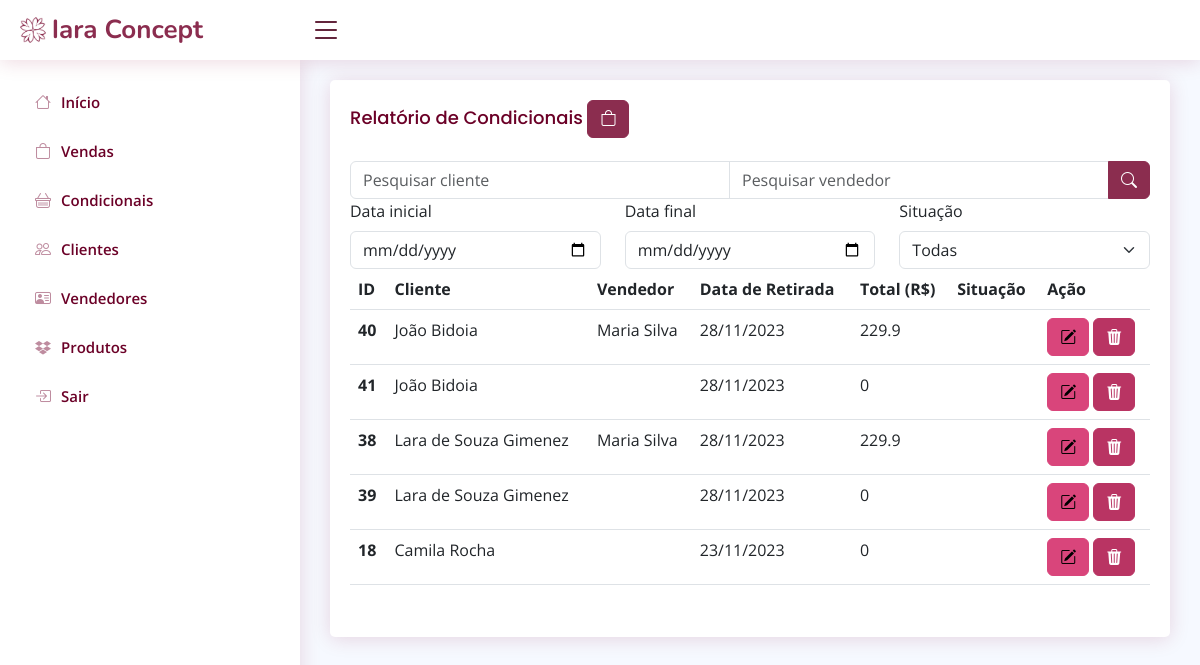
/relatorio_condicionais_cliente.php (signed in), run on an earlier commit of the app's database.
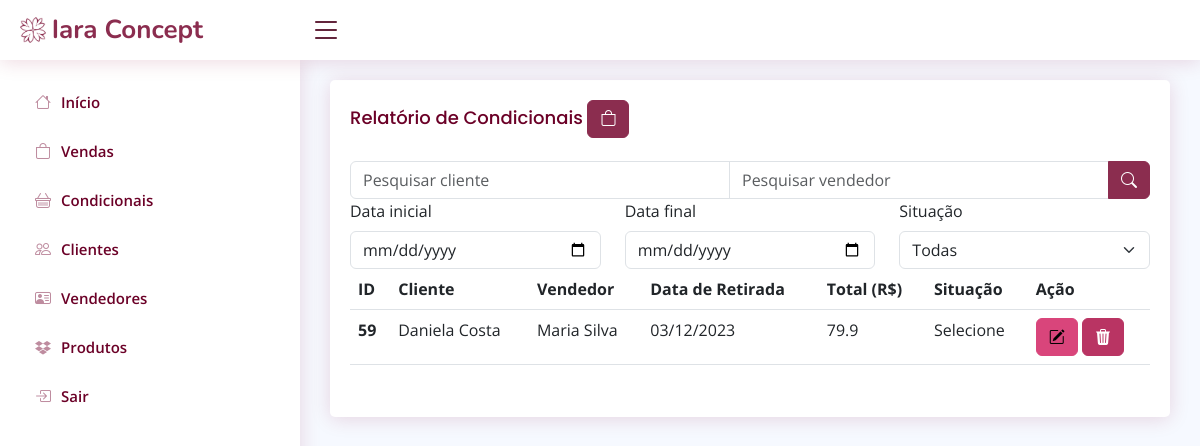
And on a later commit of the database.
### tables this page shows
CREATE TABLE `compravenda` (
  `id` int(11) NOT NULL,
  `cliente_id` int(11) NOT NULL,
  `vendedor_id` int(11) DEFAULT NULL,
  `desconto` double NOT NULL,
  `datacriacao` datetime NOT NULL DEFAULT current_timestamp(),
  `operacao` varchar(20) NOT NULL,
  `formaPagamento` varchar(100) NOT NULL,
  `situacao` varchar(20) NOT NULL
);

CREATE TABLE `cliente` (
  `id` int(11) NOT NULL,
  `nome` varchar(100) NOT NULL,
  `cpf` varchar(15) NOT NULL,
  `telefone` varchar(15) DEFAULT NULL,
  `cidade` varchar(50) DEFAULT NULL,
  `estado` varchar(20) DEFAULT NULL,
  `endereco` varchar(50) DEFAULT NULL,
  `status` varchar(20) NOT NULL
);

CREATE TABLE `vendedor` (
  `id` int(11) NOT NULL,
  `nome` varchar(100) NOT NULL,
  `telefone` varchar(20) DEFAULT NULL,
  `endereco` varchar(100) DEFAULT NULL,
  `status` varchar(20) NOT NULL
);

### relatorio_condicionais_cliente.php (the view, shortened to what this page needs)
<!DOCTYPE html>
<?php
require_once("conexao.php");
$pesquisaCliente  = "";
$pesquisaVendedor = "";
$filtro = "";
$pesquisaDataInicio = "";
$pesquisaDataFim = "";
$sql = "SELECT cv.id, c.nome as cliente, v.nome as vendedor, cv.datacriacao, cv.operacao, cv.situacao
        FROM compravenda cv
        LEFT JOIN cliente c ON cv.cliente_id = c.id
        LEFT JOIN vendedor v ON cv.vendedor_id = v.id
              $filtro
        ORDER BY cv.datacriacao desc";
$resultado = mysqli_query($conexao, $sql);
?>
<?php require_once("cabecalho.php") ?>
<main id="main" class="main">
    <section class="section">
        <div class="card">
            <div class="card-body">
                <h5 class="card-title">Relatório de Condicionais
                <a href="relatorio_vendas_cliente.php" class="btn btn-primary"><i class="bi bi-bag"></i></a>
                </h5>
                <div class="row">
                    <div class="mb-3">
                        <form method="post">
                            <div class="input-group">
                            <input type="text" class="form-control" id="cliente" name="cliente"
                            value="<?php echo $pesquisaCliente; ?>" placeholder="Pesquisar cliente">
                            <input type="text" class="form-control" id="vendedor" name="vendedor"
                            value="<?php echo $pesquisaVendedor; ?>" placeholder="Pesquisar vendedor">
                            <button name="pesquisar" stype="button" class="btn btn-primary"><i class="bi bi-search"></i></button>
                            </div>
                            <div class="row">
                            <div class="col-md-4">
                                <label for="datacriacao" class="form-label">Data inicial</label>
                                <input type="date" class="form-control" id="dataInicio" name="dataInicio"
                                placeholder="Data Inicial" value="<?php echo $pesquisaDataInicio; ?>">
                            </div>
                            <div class="col-md-4">
                                <label for="datacriacao" class="form-label">Data final</label>
                                <input type="date" class="form-control" id="dataFim" name="dataFim"
                                placeholder="Data Final" value="<?php echo $pesquisaDataFim; ?>">
                            </div>
                            <div class="col-md-4">
                                <label for="situacaoFiltro" class="form-label">Situação</label>
                                <select class="form-select" id="situacaoFiltro" name="situacaoFiltro">
                                    <option value="" selected>Todas</option>
                                </select>
                            </div>
                            </div>
                        </form>
                <table class="table">
                    <thead>
                        <tr>
                            <th scope="col">ID</th>
                            <th>Cliente</th>
                            <th>Vendedor</th>
                            <th>Data de Retirada</th>
                            <th>Total (R$)</th>
                            <th>Situação</th>
                            <th scope="col">Ação</th>
                        </tr>
                    </thead>
                    <tbody>
                        <?php while ($linha = mysqli_fetch_array($resultado)) { ?>
                            <tr>
                                <th>
                                <?= $linha['id'] ?>
                                </th>
                                <td>
                                <?= $linha['cliente'] ?>
                                </td>
                                <td>
                                <?= $linha['vendedor'] ?>
                                </td>
                                <td>
                                <?= date("d/m/Y", strtotime($linha['datacriacao']))?>
                                </td>
                                <td>
                                    <?php
                                    $total = 0;
                                    $sqlProduto = "select quantidade, valorunitario from compravendaproduto where compravenda_id = " . $linha['id'];
                                    $resultadoVendaProduto = mysqli_query($conexao, $sqlProduto);
                                    if (mysqli_num_rows($resultadoVendaProduto) > 0) {
                                        while ($linhaVendaProduto = mysqli_fetch_array($resultadoVendaProduto)) {
                                            $total += ($linhaVendaProduto['quantidade'] * $linhaVendaProduto['valorunitario']);
                                        }
                                    }
                                    $sqlDesconto = "select desconto from compravenda where id = " . $linha['id'];
                                    $resultadoDesconto = mysqli_query($conexao, $sqlDesconto);
                                    $linhaDesconto = mysqli_fetch_array($resultadoDesconto);
                                    echo $total - $linhaDesconto['desconto']; ?>
                                </td>
                                <td>
                                <?= $linha['situacao'] ?>
                                </td>
                                <td>
                                <a href="alterarVenda.php?id=<?= $linha['id'] ?>" class="btn btn-warning"><i
                                    class="bi bi-pencil-square"></i></a>
                                <a href="relatorio_condicionais_cliente.php? id=<?= $linha['id'] ?>" class="btn btn-danger"
                                    onclick="return confirm('Deseja excluir mesmo?')">
                                    <i class="bi bi-trash3-fill"></i>
                                </a>
                                </td>
                        <?php
                        }
                        ?>
                    </tbody>
                </table>
            </div>
        </div>
    </section>
</main>
<?php require_once("rodape.php") ?>

### cabecalho.php (shortened to what this page needs)
<!DOCTYPE html>
<html lang="pt-br">
<head>
  <link href="assets/vendor/bootstrap/css/bootstrap.min.css" rel="stylesheet">
  <link href="assets/vendor/bootstrap-icons/bootstrap-icons.css" rel="stylesheet">
  <link href="assets/vendor/boxicons/css/boxicons.min.css" rel="stylesheet">
  <link href="assets/vendor/quill/quill.snow.css" rel="stylesheet">
  <link href="assets/vendor/quill/quill.bubble.css" rel="stylesheet">
  <link href="assets/vendor/remixicon/remixicon.css" rel="stylesheet">
  <link href="assets/vendor/simple-datatables/style.css" rel="stylesheet">
  <link href="assets/css/style.css" rel="stylesheet">
</head>
<body>
    <?php require_once("menu.php")?>

### menu.php (shortened to what this page needs)
<header id="header" class="header fixed-top d-flex align-items-center">
  <div class="d-flex align-items-center justify-content-between">
    <a href="index.html" class="logo d-flex align-items-center">
      <img src="assets/img/logo.png" alt="">
      <span class="d-none d-lg-block">Iara Concept</span>
    </a>
    <i class="bi bi-list toggle-sidebar-btn"></i>
  </div>
</header>
<aside id="sidebar" class="sidebar">
  <ul class="sidebar-nav" id="sidebar-nav">
    <li class="nav-item">
      <a class="nav-link collapsed" href="dashboard.php">
        <i class="bi bi-house"></i>
        <span>Início</span>
      </a>
    </li>
    <li class="nav-item">
      <a class="nav-link collapsed" href="relatorio_vendas_cliente.php">
        <i class="bi bi-bag"></i>
        <span>Vendas</span>
      </a>
    </li>
    <li class="nav-item">
      <a class="nav-link collapsed" href="relatorio_condicionais_cliente.php">
        <i class="bi bi-basket"></i>
        <span>Condicionais</span>
      </a>
    </li>
    <li class="nav-item">
      <a class="nav-link collapsed" href="listarCliente.php">
        <i class="bi bi-people"></i>
        <span>Clientes</span>
      </a>
    </li>
    <li class="nav-item">
      <a class="nav-link collapsed" href="listarVendedor.php">
        <i class="bi bi-person-vcard"></i>
        <span>Vendedores</span>
      </a>
    </li>
    <li class="nav-item">
      <a class="nav-link collapsed" href="listarProduto.php">
        <i class="bi bi-dropbox"></i>
        <span>Produtos</span>
      </a>
    </li>
    <li class="nav-item">
        <?php
          print '<a href="logout.php" class="nav-link collapsed"><i class="bi bi-box-arrow-in-right"></i>Sair</a>';
        ?>
    </li>
  </ul>
</aside>

### rodape.php (shortened to what this page needs)
</body>
</html>

### assets/css/style.css (style rules this page uses)
:root { scroll-behavior: smooth; }
body { font-family: "Open Sans", sans-serif; background: #f6f9ff; color: #444444; }
a { color: #4154f1; text-decoration: none; }
h1, h2, h3, h4, h5, h6 { font-family: "Nunito", sans-serif; }
#main { margin-top: 60px; padding: 20px 30px; transition: all 0.3s; }
.card { margin-bottom: 30px; border: none; border-radius: 5px; box-shadow: 0px 2px 20px #92003627; }
.card-title { padding: 20px 0 15px 0; font-size: 18px; font-weight: 500; color: #6b0027; font-family: "Poppins", sans-serif; }
.card-body { padding: 0 20px 20px 20px; }
.logo { line-height: 1; }
@media (min-width: 1200px) { .logo { width: 280px; } }
.logo img { max-height: 26px; margin-right: 6px; }
.logo span { font-size: 26px; font-weight: 700; color: #8b2d4f; font-family: "Nunito", sans-serif; }
.header { transition: all 0.5s; z-index: 997; height: 60px; box-shadow: 0px 2px 20px #92003627; background-color: #fff; padding-left: 20px; }
.header .toggle-sidebar-btn { font-size: 32px; padding-left: 10px; cursor: pointer; color: #5c1c34; }
.sidebar { position: fixed; top: 60px; left: 0; bottom: 0; width: 300px; z-index: 996; transition: all 0.3s; padding: 20px; overflow-y: auto; scrollbar-width: thin; scrollbar-color: #aab7cf transparent; box-shadow: 0px 0px 20px #92003627; background-color: #fff; }
@media (min-width: 1200px) { #main, #footer { margin-left: 300px; } }
.sidebar-nav { padding: 0; margin: 0; list-style: none; }
.sidebar-nav li { padding: 0; margin: 0; list-style: none; }
.sidebar-nav .nav-item { margin-bottom: 5px; }
.sidebar-nav .nav-link { display: flex; align-items: center; font-size: 15px; font-weight: 600; color: #D9457B; transition: 0.3; background: #fff6f9; padding: 10px 15px; border-radius: 4px; }
.sidebar-nav .nav-link i { font-size: 16px; margin-right: 10px; color: #D9457B; }
.sidebar-nav .nav-link.collapsed { color: #6b0027; background: #fff; }
.sidebar-nav .nav-link.collapsed i { color: #be8c9f; }

What changed in the data, as far as the page shows it:
removed compravenda: id "40", cliente.nome "João Bidoia", vendedor.nome "Maria Silva", datacriacao "28/11/2023", $total-$linhaDesconto['desconto'] "229.9"
removed compravenda: id "41", cliente.nome "João Bidoia", datacriacao "28/11/2023", $total-$linhaDesconto['desconto'] "0"
removed compravenda: id "38", cliente.nome "Lara de Souza Gimenez", vendedor.nome "Maria Silva", datacriacao "28/11/2023", $total-$linhaDesconto['desconto'] "229.9"
removed compravenda: id "39", cliente.nome "Lara de Souza Gimenez", datacriacao "28/11/2023", $total-$linhaDesconto['desconto'] "0"
removed compravenda: id "18", cliente.nome "Camila Rocha", datacriacao "23/11/2023", $total-$linhaDesconto['desconto'] "0"
added compravenda: id "59", cliente.nome "Daniela Costa", vendedor.nome "Maria Silva", datacriacao "03/12/2023", $total-$linhaDesconto['desconto'] "79.9", situacao "Selecione"
